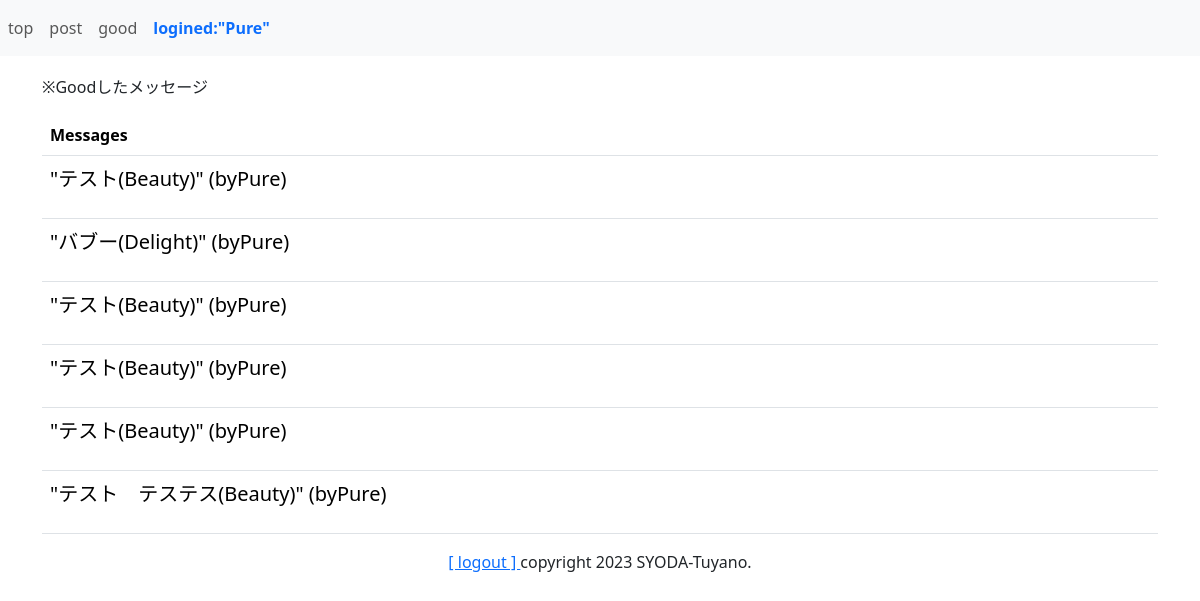
The page /sns/goods (signed in) on the database its author committed.
### sns/models.py (models this page shows)
class Good(models.Model):
    owner = models.ForeignKey(User,on_delete=models.CASCADE, \
        related_name='good_owner')
    message = models.ForeignKey(Message, on_delete=models.CASCADE)
    pub_date = models.DateTimeField(auto_now_add=True)
    def __str__(self):
        return '"' + str(self.message) + '" (by' + \
            str(self.owner) + ')'
    class Meta:
        ordering = ('-pub_date',)

class Message(models.Model):
    owner = models.ForeignKey(User, on_delete=models.CASCADE, \
        related_name='message_owner' )
    content = models.TextField(max_length=1000)
    good_count = models.IntegerField(default=0)
    pub_date = models.DateTimeField(auto_now_add=True)
    def __str__(self) :
        return str(self.content) + '(' + str(self.owner) + ')'
    class Meta:
        ordering = ('-pub_date',)

### sns/views.py (the view)
# urls.py: ,path('goods',views.goods,name='goods')
@login_required(login_url='/admin/login/')
def goods(request):
    goods = Good.objects.filter(owner=request.user).all()
    params = {
        'login_user':request.user,
        'contents':goods,
    }
    return render(request,'sns/good.html',params)

### sns/templates/sns/good.html (shortened to what this page needs)
{% extends 'sns/layout.html' %}
{% block header %}
<h1 class="display-4 text-primary">Goods</h1>
<p class="caption">※Goodしたメッセージ</p>
{% endblock %}
{% block content %}
<table class="table mt-3">
    <tr><th>Messages</th></tr>
{% for item in contents %}
    <tr><td>
        <p class="fs-5">{{item}}</p>
    </td></tr>
{% endfor %}
</table>
{% endblock %}

### sns/templates/sns/layout.html (shortened to what this page needs)
{% load static %}
<!doctype html>
<html lang="ja">
<head>
    <link href="https://cdn.jsdelivr.net/npm/bootstrap/dist/css/bootstrap.css"
    rel="stylesheet">
</head>
<body>
    <nav class="navbar fixed-top navbar-expand navbar-light bg-light">
    <ul style="width:100%" class="navbar-nav mr-auto">
        <li class="nav-item">
            <a class="nav-link" href="{% url 'index' %}">top</a>
        </li>
        <li class="nav-item">
            <a class="nav-link" href="{% url 'post' %}">post</a>
        </li>
        <li class="nav-item">
            <a class="nav-link" href="{% url 'goods' %}">good</a>
        </li>
        <li class="nav-item nav-link fw-bold text-primary">
            logined:"{{login_user}}"</li>
    </ul>
    </nav>
    <div class="container">
        <div>
            {% block header %}
            {% endblock %}
        </div>
        <div class="content">
            {% block content %}
            {% endblock %}
        </div>
        <div class="my-3 text-center">
            <span class="font-weight-bold">
                <a href="/admin/logout">
                    [ logout ]
                </a>
            </span>
            <span class="float-right">copyright 2023
                SYODA-Tuyano.
            </span>
        </div>
    </div>
</body>
</html>

### rows shown on the page
Good: message+owner "\"テスト(Beauty)\" (byPure)"
Good: message+owner "\"バブー(Delight)\" (byPure)"
Good: message+owner "\"テスト(Beauty)\" (byPure)"
Good: message+owner "\"テスト(Beauty)\" (byPure)"
Good: message+owner "\"テスト(Beauty)\" (byPure)"
Good: message+owner "\"テスト テステス(Beauty)\" (byPure)"

### other values the page prints
{{ login_user }} "Pure"
